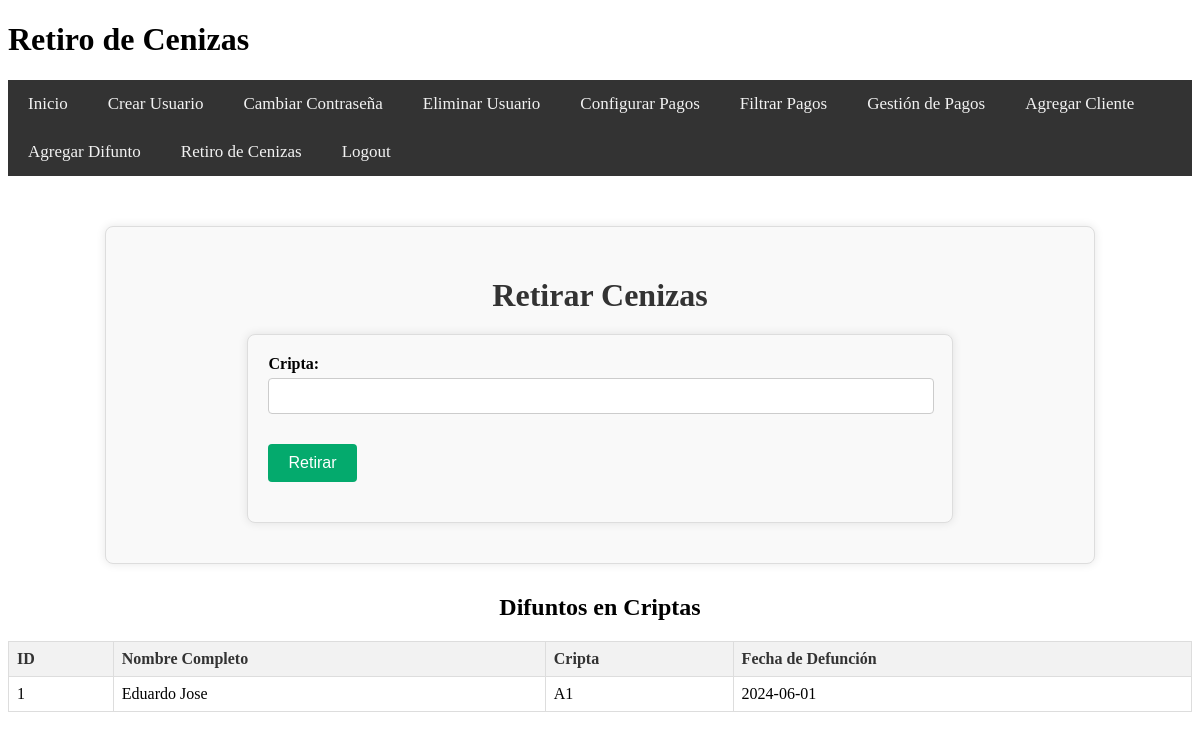
Before: /retiro_cenizas (signed in) with the older database file.
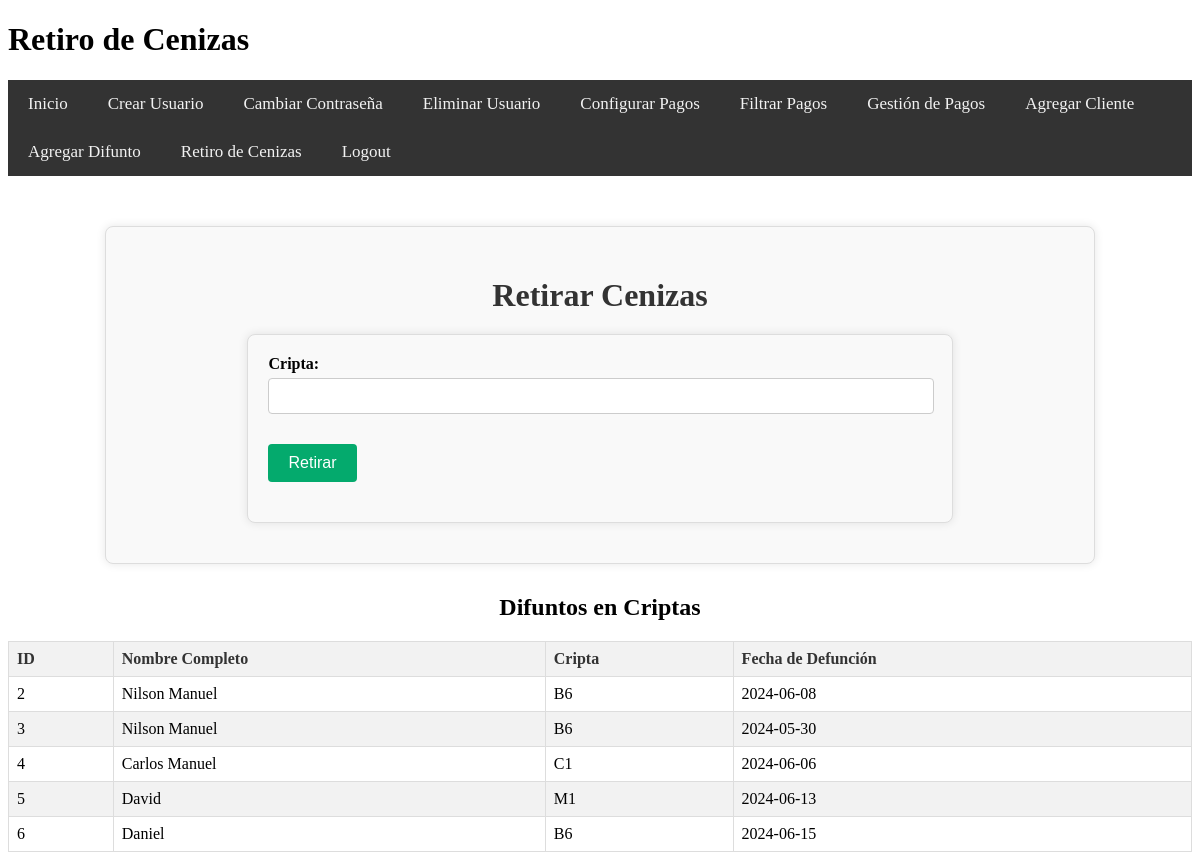
After: the same page with the newer database file.
### tables this page shows
CREATE TABLE Difuntos (
    ID_difunto INTEGER PRIMARY KEY AUTOINCREMENT,
    Nombre_completo TEXT,
    Apellido_paterno TEXT,
    Apellido_materno TEXT,
    Cripta TEXT,
    Fecha_defuncion DATE,
    Fecha DATE,
    Fecha_Retiro DATE,
    FOREIGN KEY (Cripta) REFERENCES Clientes(Cripta)
);

### app.py (the view, shortened to what this page needs)
@app.route('/retiro_cenizas', methods=['GET', 'POST'])
@role_required(['cajera', 'admin'])
def retiro_cenizas():
    conn = get_db_connection()
    cursor = conn.cursor()
    cursor.execute('SELECT * FROM Difuntos WHERE Fecha_Retiro IS NULL')
    difuntos = cursor.fetchall()
    conn.close()
    return render_template('retiro_cenizas.html', difuntos=difuntos)

### app.py (called while the page is built)
def role_required(allowed_roles):
    def decorator(func):
        @wraps(func)
        def wrapper(*args, **kwargs):
            if 'role' in session and session['role'] in allowed_roles:
                return func(*args, **kwargs)
            else:
                flash('No tienes permiso para acceder a esta página.', 'error')
                return redirect(url_for('login'))  # Redirige a la página de inicio o a donde sea apropiado
        return wrapper
    return decorator

def get_db_connection():
    conn = sqlite3.connect('cripta_administracion.db')
    conn.row_factory = sqlite3.Row
    return conn

### templates/retiro_cenizas.html (shortened to what this page needs)
<!DOCTYPE html>
<html lang="es">
<head>
    <link rel="stylesheet" href="{{ url_for('static', filename='styles.css') }}">
</head>
<body>
    <header>
        <h1>Retiro de Cenizas</h1>
        {% if 'username' in session %}
        <nav>
            <ul class="navbar">
                <li><a href="{{ url_for('menu') }}">Inicio</a></li>
                {% if session['role'] == 'admin' %}
                <li><a href="{{ url_for('create_user') }}">Crear Usuario</a></li>
                <li><a href="{{ url_for('change_password') }}">Cambiar Contraseña</a></li>
                <li><a href="{{ url_for('delete_user') }}">Eliminar Usuario</a></li>
                <li><a href="{{ url_for('configurar_pagos') }}">Configurar Pagos</a></li>
                <li><a href="{{ url_for('filtrado_pagos') }}">Filtrar Pagos</a></li>
                {% endif %}
                <li><a href="{{ url_for('pagos_cajero') }}">Gestión de Pagos</a></li>
                <li><a href="{{ url_for('agregar_cliente') }}">Agregar Cliente</a></li>
                <li><a href="{{ url_for('agregar_difunto') }}">Agregar Difunto</a></li>
                <li><a href="{{ url_for('retiro_cenizas') }}">Retiro de Cenizas</a></li>
                <li><a href="{{ url_for('logout') }}">Logout</a></li>
            </ul>
        </nav>
        {% endif %}
    </header>
    <main>
        <div class="change-password-container">
            <h2>Retirar Cenizas</h2>
            <form method="post">
                <div class="form-group">
                    <label for="cripta">Cripta:</label>
                    <input type="text" id="cripta" name="cripta" required>
                </div>
                <div class="form-group">
                    <button type="submit">Retirar</button>
                </div>
            </form>
        </div>
        <h2>Difuntos en Criptas</h2>
        <table>
            <thead>
                <tr>
                    <th>ID</th>
                    <th>Nombre Completo</th>
                    <th>Cripta</th>
                    <th>Fecha de Defunción</th>
                </tr>
            </thead>
            <tbody>
                {% for difunto in difuntos %}
                <tr>
                    <td>{{ difunto['ID_difunto'] }}</td>
                    <td>{{ difunto['Nombre_completo'] }}</td>
                    <td>{{ difunto['Cripta'] }}</td>
                    <td>{{ difunto['Fecha_defuncion'] }}</td>
                </tr>
                {% endfor %}
            </tbody>
        </table>
    </main>
</body>
</html>

Changed rows visible on the page:
no longer on this page (row edited): Difuntos: ID_difunto "1", Nombre_completo "Eduardo Jose", Cripta "A1", Fecha_defuncion "2024-06-01"
added Difuntos: ID_difunto "2", Nombre_completo "Nilson Manuel", Cripta "B6", Fecha_defuncion "2024-06-08"
added Difuntos: ID_difunto "3", Nombre_completo "Nilson Manuel", Cripta "B6", Fecha_defuncion "2024-05-30"
added Difuntos: ID_difunto "4", Nombre_completo "Carlos Manuel", Cripta "C1", Fecha_defuncion "2024-06-06"
added Difuntos: ID_difunto "5", Nombre_completo "David", Cripta "M1", Fecha_defuncion "2024-06-13"
added Difuntos: ID_difunto "6", Nombre_completo "Daniel", Cripta "B6", Fecha_defuncion "2024-06-15"
